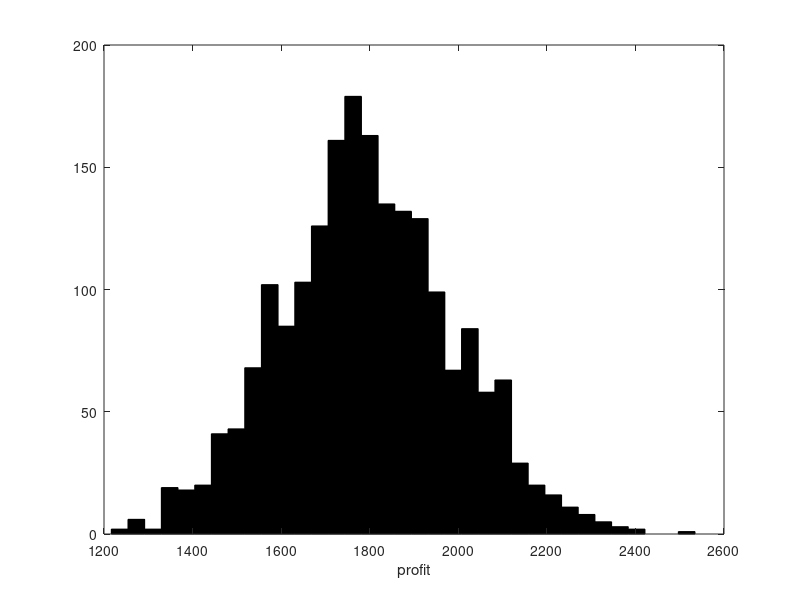

The MATLAB script that drew this image: (Note: a time limit stopped this script after it produced the figure.)
% set parameters
global nsim = 2000;
global nweeks = 104;
global ndays = 7*nweeks;

global a = 1/7; % possibility of a customer each day

global days_for_delivery = 5;
global order_when_out = 0; % order a new tank when stock is zero if this is 1

global saleprofit = 20;
global lostloss = 10;
global overstockloss = 0.5;

profit = zeros(nsim, 1);

printf('customers  sold      lost  fraction_served    ovrstock  end_stock   profit\n');

function [average_profit, standard_deviation] = profit_for_delivery_schedule(fixed_delivery, max_stockpile)
	global nsim; global nweeks; global ndays; global a;
	global days_for_delivery; global order_when_out;
	global saleprofit; global lostloss; global overstockloss;
	for sim = 1:nsim
		random_nums = rand(ndays,1);
		total_cust = 0;
		total_sold = 0;
		total_lost = 0;
		stock = 1;
		deliv = -1; % days until delivery of tank on order. -1 means none on order.
		overstock = 0;
	
		for week = 1:nweeks
			for weekday = 1:7
				day = 7*(week-1) + weekday;
				sold = 0;
				lost = 0;
				if deliv == 0
					stock = stock + 1;
				elseif deliv >= 0
					deliv = deliv - 1;
				end
	
				if ((mod(day, fixed_delivery) == 0) && stock <= max_stockpile)
					stock = stock + 1;
				end
				if stock == max_stockpile
					printf('Stockpile Full\n')
				end
	
				if random_nums(day) < a
					customers = 1;
				else
					customers = 0;
				end
	
				if customers == 1
					if stock > 0
						sold = sold + 1;
						stock = stock-1;
					else
						lost = lost + 1;
					end
				end
	
				if (order_when_out && stock==0 && deliv < 0)
					deliv = days_for_delivery;
				end
	
				if stock > 1
					overstock = overstock + (stock - 1);
				end
	
				total_cust = total_cust + customers;
				total_sold = total_sold + sold;
				total_lost = total_lost + lost;
				stock_record(day) = stock;
			end
		end
	
		fraction_served = total_sold/total_cust;
		profit(sim) = total_sold*saleprofit - total_lost*lostloss - overstock*overstockloss;
		printf('%6.0f  %6.0f  %8.0f %12.3f  %11.0f  %8.0f  %12.2f\n',
			total_cust, total_sold, total_lost, fraction_served, overstock, stock,
			profit(sim))
	end
	average_profit = sum(profit) / nsim;
	variance = sum((profit - average_profit).^2)/(nsim-1);
	standard_deviation = sqrt(variance);
	title(sprintf('Profits for M=%d, i=%d, order_when_out=%d',max_stockpile, fixed_delivery, order_when_out))
	hist(profit,35,'facecolor','black')
	xlabel('profit')
	print(sprintf('historgram-%d-%d-%d.png',max_stockpile,fixed_delivery,order_when_out))
end

pareto_front = load('pareto-front-2.csv')
for i = 1:length(pareto_front(:,1))
	[expected_profit, expected_stdiv] =  profit_for_delivery_schedule(pareto_front(i,3),pareto_front(i,2))
end
